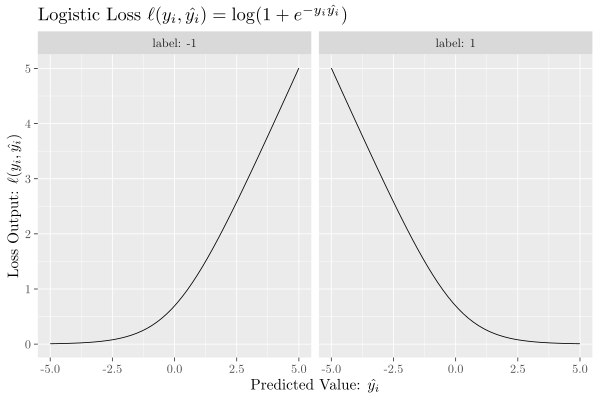

Write the R code that produced this figure.
library(data.table)
library(tikzDevice)
library(ggplot2)

logistic.loss <- function(label, predictions){
  output <- log(1 + exp(-label*predictions))
}

dt <- data.table(
  label = c(rep(1, 50), rep(-1, 50)),
  predicted.value = c(seq(-5, 5, length.out = 50), seq(-5, 5, length.out = 50))
)
dt$output <- logistic.loss(dt$label, dt$predicted.value)

tikz(file = '~/Documents/masters-thesis/logistic-loss.tex', standAlone = TRUE,
     width = 6, height = 4)
plot <- ggplot(dt)+
  geom_line(aes(predicted.value, output))+
  facet_grid(.~label,
             labeller = label_both)+
  ggtitle("Logistic Loss $\\ell(y_i, \\hat{y_i}) = \\log(1 + e^{-y_i \\hat{y_i}})$")+
  xlab("Predicted Value: $\\hat{y_i}$")+
  ylab("Loss Output: $\\ell(y_i, \\hat{y_i})$")

print(plot)
dev.off()
tinytex::pdflatex("~/Documents/masters-thesis/logistic-loss.tex")
